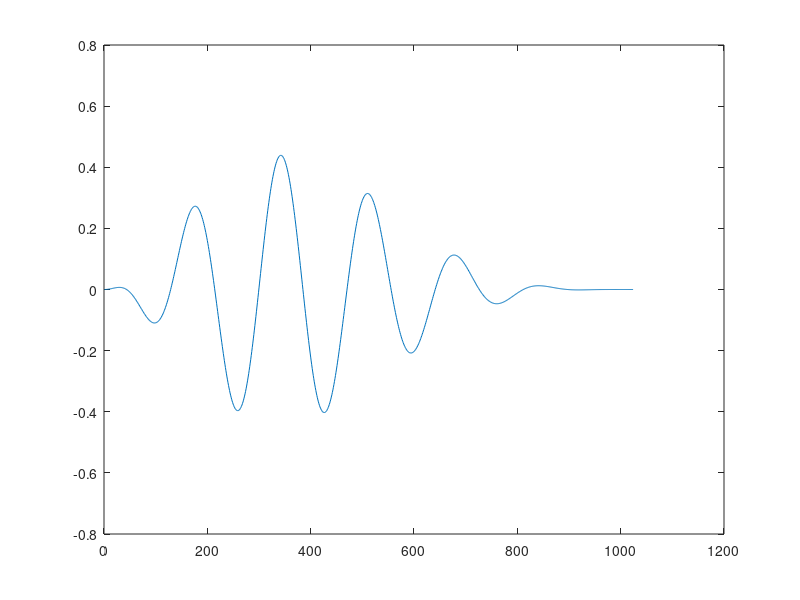
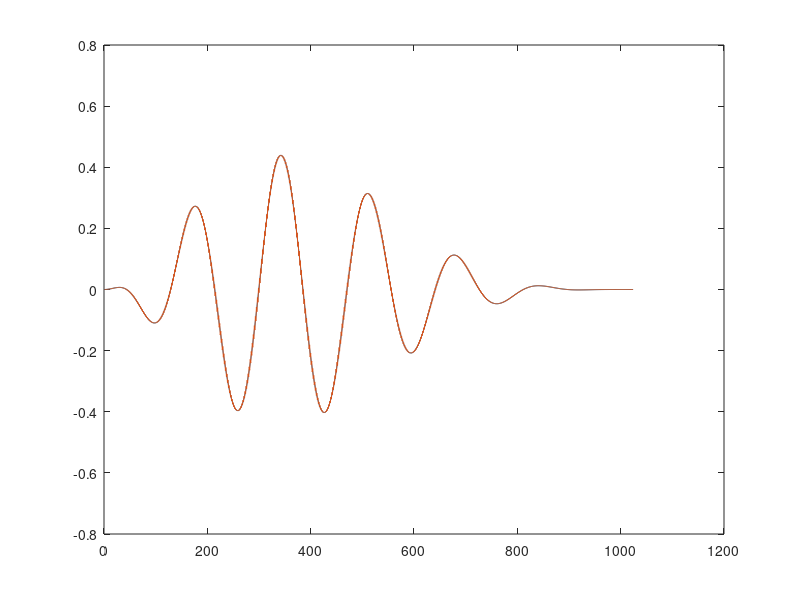
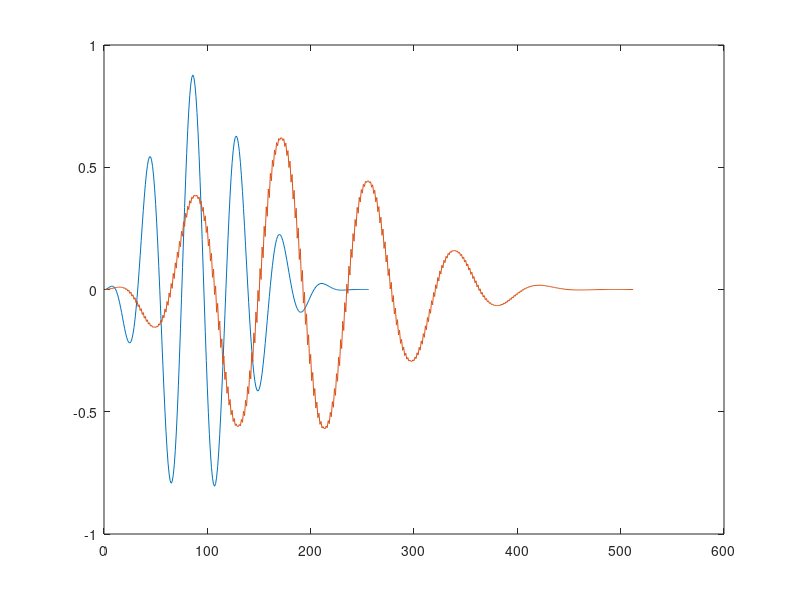

Recreate these plots in MATLAB, in order.
N = 1024
for n = 1:N
    m = (n-1) / N;
    g(n) = 20 * m^2 * (1-m)^4 * cos(12*pi*m);
end

figure
plot(g)

i = 1;
media = zeros(512,1);
detalhe = zeros(512,1);


for n = 1:2:N
    
     media(i) =  ( g(n) + g(n+1) ) / sqrt(2);
     detalhe(i) = ( g(n+1) - g(n) ) / sqrt(2);
    
    i = i + 1;
end

sinalTransformado = [media;detalhe];

inverso = zeros(1024,1);

i = 1;
for j = 1:2:N
    inverso(j) = ( media(i) + detalhe(i) ) / sqrt(2);
    inverso(j+1) = ( media(i) - detalhe(i) ) / sqrt(2);
    i = i + 1;
end

figure,plot(g)
hold on
plot(inverso)
hold off

%nivel 2


N = 512
i = 1;
media2 = zeros(256,1);
detalhe2 = zeros(256,1);


for n = 1:2:N
    
     media2(i) =  ( media(n) + media(n+1) ) / sqrt(2);
     detalhe2(i) = ( media(n+1) - media(n) ) / sqrt(2);
    
    i = i + 1;
end

sinalTransformado2 = [media2;detalhe2];

inverso2 = zeros(512,1);

i = 1;
for j = 1:2:N
    inverso2(j) = ( media2(i) + detalhe2(i) ) / sqrt(2);
    inverso2(j+1) = ( media2(i) - detalhe2(i) ) / sqrt(2);
    i = i + 1;
end

figure,plot(media2)
hold on
plot(inverso2)
hold off